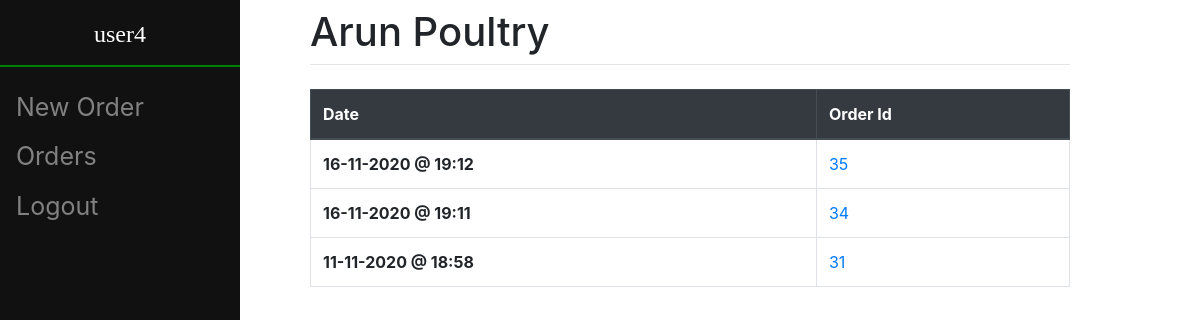
The app's page /view/ (signed in) with its own data.
### orders/models.py (models this page shows, shortened)
class Order(models.Model):
	user = models.ForeignKey(User, on_delete = models.CASCADE, related_name = "user_order", null = False)
	items = models.ManyToManyField(Item, through = "Order_Item", related_name = "ord_item")
	created_at = models.DateTimeField(auto_now_add=True)
	updated_at = models.DateTimeField(auto_now=True)

### orders/views.py (the view)
# urls.py: path("view/", views.OrderListView.as_view(), name = "view"),
class OrderListView(LRM, View):
    model = Order
    template_name = "orders/order_list.html"
    def get(self, response):
        user_type = get_object_or_404(User_Type, user = response.user)
        priv = user_type.privilege
        if priv == True:
            orders = Order.objects.all().order_by('-updated_at')
        else:
            orders = Order.objects.filter(user = response.user).order_by('-updated_at')
        for ord in orders:
            ord.updated = ord.updated_at.strftime("%d-%m-%Y @ %H:%M")
        ctx = {'privilege' : priv, 'order_list' : orders}
        return render(response, self.template_name, ctx)

### orders/templates/orders/order_list.html (shortened to what this page needs)
{% extends 'orders/base.html' %}
{% block content %}
	{% if order_list %}
		<table class = "table table-bordered table-hover">
			<thead class="thead-dark">
				<tr>
					<th scope="col">Date</th>
					<th scope="col">Order Id</th>
				</tr>
			</thead>
			<tbody>
				{% for ord in order_list %}
					<tr>
						<th scope="row"> {{ ord.updated }} </th>
						<td><a href = "{% url 'orders:order_detail'  ord.id %}"> {{ ord.id }} </a></td>
					</tr>
				{% endfor %}
			</tbody>
		</table>
	{% else %}
			<p>There are no orders to view</p>
    {% endif %}
{% endblock %}

### orders/templates/orders/base.html (shortened to what this page needs)
<!doctype html>
<html>
<head>
	<link rel="stylesheet" href="https://stackpath.bootstrapcdn.com/bootstrap/4.3.1/css/bootstrap.min.css">
</head>
<body>
	<div class="sidenav">
		{% block side %}
			{% if user.is_authenticated %}
				<h4>{{ user.username }}</h4>
				<hr>
				{% if privilege %}
					<a href = "/register">Users</a>
					<a href = "/item/view/">Items</a>
				{% else %}
					<a href="/create">New Order</a>
				{% endif %}
				<a href="/view">Orders</a>
				<a href = "/logout">Logout</a>
			{% else %}
				<a href="/">Home</a>
				<a href="/login">Login</a>
			{% endif %}
		{% endblock %}
	</div>
	<div id="content" name="content" class="main">
				<h1 class="mt-2">Arun Poultry</h1>
				<hr class="mt-0 mb-4">
				{% block content %}
				{% endblock %}
	</div>
</body>
</html>

### orders/templates/orders/base.html (style rules this page uses)
.sidenav { height:100%; width: 20%; position: fixed; z-index:1; top:0; left:0; background-color:#111; overflow-x:hidden; padding-top:20px; }
.sidenav h4 { font-family: 'Times New Roman', Times, serif; color: #FFFFFF; text-align: center; }
.sidenav hr { border: 1px solid green; }
.sidenav a { padding:6px 8px 6px 16px; text-decoration: none; font-size:25px; color: #818181; display:block; }
.main { margin-left: 25%; padding: 0px 10px; margin-right: 10%; margin-bottom: 5%; }

### records on screen
Order: updated "16-11-2020 @ 19:12", id "35"
Order: updated "16-11-2020 @ 19:11", id "34"
Order: updated "11-11-2020 @ 18:58", id "31"

### other values on screen
{{ user.username }} "user4"
